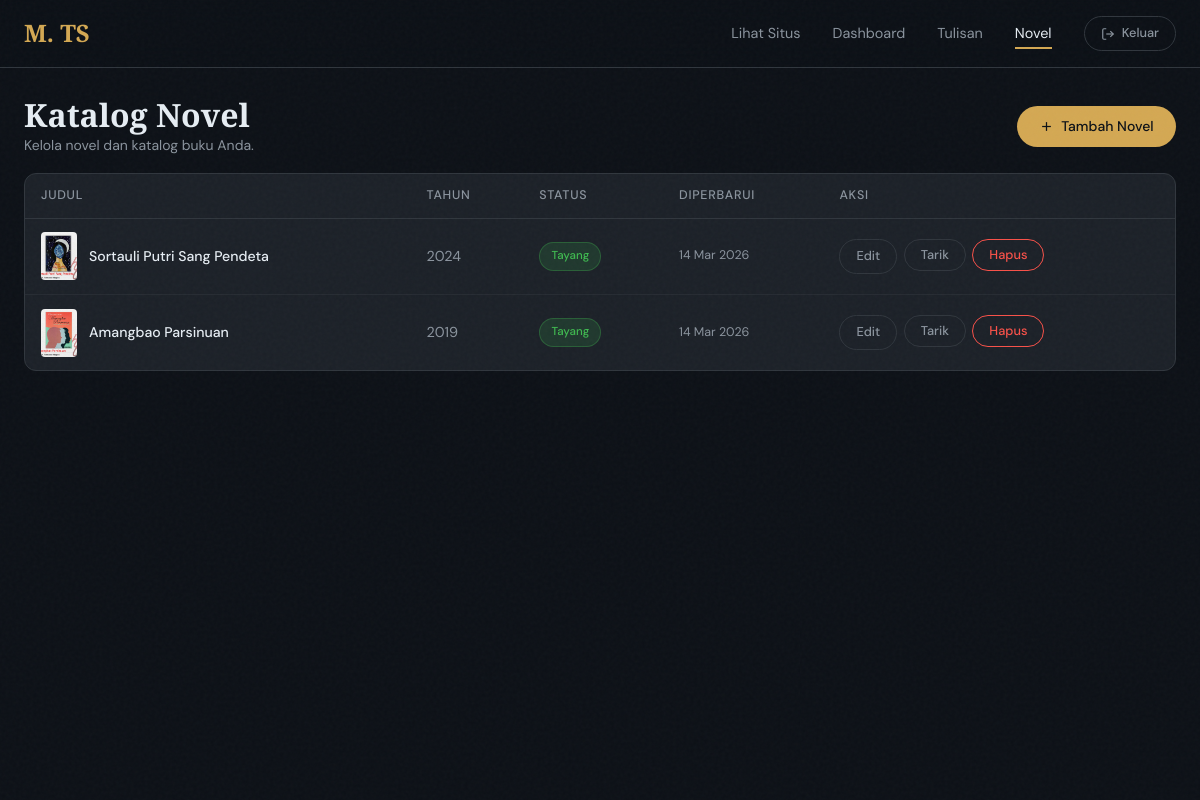
/author_novels.php (signed in), run on the app's committed database.
### tables this page shows
CREATE TABLE IF NOT EXISTS `novels` (
  `id`          INT AUTO_INCREMENT PRIMARY KEY,
  `title`       VARCHAR(255)  NOT NULL,
  `synopsis`    TEXT          NOT NULL,
  `cover_image` VARCHAR(500)  DEFAULT NULL,
  `buy_link`    VARCHAR(500)  DEFAULT NULL,
  `year`        YEAR          NOT NULL,
  `color`       VARCHAR(7)    DEFAULT '#6B4423',
  `genre`       VARCHAR(100)  DEFAULT 'novel',
  `status`      ENUM('draft','published') DEFAULT 'draft',
  `created_at`  DATETIME      DEFAULT CURRENT_TIMESTAMP,
  `updated_at`  DATETIME      DEFAULT CURRENT_TIMESTAMP ON UPDATE CURRENT_TIMESTAMP
);

### config.php (called while the page is built, shortened)
<?php
function e(string $str): string {
    return htmlspecialchars($str, ENT_QUOTES | ENT_HTML5, 'UTF-8');
}

### author_novels.php (the view, shortened to what this page needs)
<?php
require_once 'config.php';
$db     = getDB();
$action = $_GET['action'] ?? 'list';
$novels = [];
if ($action === 'list') {
    $novels = $db->query("SELECT * FROM novels ORDER BY year DESC, updated_at DESC")->fetchAll();
}
?>
<!DOCTYPE html>
<html lang="id">
<head>
  <link rel="stylesheet" href="theme.css">
</head>
<body>
<div class="noise-overlay"></div>
<nav class="site-nav">
  <div class="nav-inner">
    <a href="index.php" class="nav-brand">M. TS</a>
    <div class="nav-links">
      <a href="index.php" class="nav-link">Lihat Situs</a>
      <a href="author.php" class="nav-link">Dashboard</a>
      <a href="author_posts.php" class="nav-link">Tulisan</a>
      <a href="author_novels.php" class="nav-link active">Novel</a>
      <a href="logout.php" class="btn btn-ghost btn-sm">
        <svg width="14" height="14" viewBox="0 0 24 24" fill="none" stroke="currentColor" stroke-width="2"><path d="M9 21H5a2 2 0 0 1-2-2V5a2 2 0 0 1 2-2h4"/><polyline points="16 17 21 12 16 7"/><line x1="21" y1="12" x2="9" y2="12"/></svg>
        Keluar
      </a>
    </div>
  </div>
</nav>
<div class="page-wrapper">
  <?php if ($action === 'list'): ?>
  <div class="flex items-center justify-between mb-4 wrap gap-3">
    <div>
      <h1 style="font-size:2rem;font-weight:700;">Katalog Novel</h1>
      <p class="text-muted text-sm">Kelola novel dan katalog buku Anda.</p>
    </div>
    <a href="?action=new" class="btn btn-primary">
      <svg width="15" height="15" viewBox="0 0 24 24" fill="none" stroke="currentColor" stroke-width="2"><line x1="12" y1="5" x2="12" y2="19"/><line x1="5" y1="12" x2="19" y2="12"/></svg>
      Tambah Novel
    </a>
  </div>
  <div class="card" style="padding:0;">
    <?php if (empty($novels)): ?>
    <div style="padding:3rem;text-align:center;color:var(--muted);">Belum ada novel. <a href="?action=new">Tambah sekarang →</a></div>
    <?php else: ?>
    <table class="data-table">
      <thead>
        <tr>
          <th>Judul</th>
          <th>Tahun</th>
          <th>Status</th>
          <th>Diperbarui</th>
          <th>Aksi</th>
        </tr>
      </thead>
      <tbody>
      <?php foreach ($novels as $n): ?>
      <tr>
        <td>
          <div style="display:flex;align-items:center;gap:0.75rem;">
            <?php if ($n['cover_image']): ?>
            <img src="<?= e($n['cover_image']) ?>" alt="" style="width:36px;height:48px;object-fit:cover;border-radius:4px;flex-shrink:0;">
            <?php else: ?>
            <div style="width:36px;height:48px;background:<?= e($n['color']) ?>;border-radius:4px;flex-shrink:0;"></div>
            <?php endif; ?>
            <a href="?action=edit&id=<?= $n['id'] ?>" style="color:var(--fg);font-size:0.88rem;font-weight:500;"><?= e($n['title']) ?></a>
          </div>
        </td>
        <td class="text-muted"><?= e((string)$n['year']) ?></td>
        <td><span class="badge badge-<?= $n['status'] ?>"><?= e($n['status'] === 'published' ? 'Tayang' : 'Draf') ?></span></td>
        <td class="text-muted text-xs"><?= date('d M Y', strtotime($n['updated_at'])) ?></td>
        <td>
          <div style="display:flex;gap:0.4rem;flex-wrap:wrap;">
            <a href="?action=edit&id=<?= $n['id'] ?>" class="btn btn-ghost btn-sm">Edit</a>
            <form method="POST" style="display:inline;" onsubmit="return confirm('Yakin?')">
              <button class="btn btn-sm <?= $n['status'] === 'published' ? 'btn-ghost' : 'btn-success' ?>">
                <?= $n['status'] === 'published' ? 'Tarik' : 'Terbitkan' ?>
              </button>
            </form>
            <form method="POST" style="display:inline;" onsubmit="return confirm('Hapus novel ini permanen?')">
              <button class="btn btn-danger btn-sm">Hapus</button>
            </form>
          </div>
        </td>
      </tr>
      <?php endforeach; ?>
      </tbody>
    </table>
    <?php endif; ?>
  </div>
  <?php endif; ?>
</div>
</body>
</html>

### theme.css (style rules this page uses)
:root { --bg: #0d1117; --bg-secondary:#161b22; --fg: #e6edf3; --muted: #8b949e; --accent: #d4a853; --accent-dim: #a88a3d; --accent-glow: rgba(212,168,83,0.15); --card: #1c2128; --border: #30363d; --error: #f85149; --success: #3fb950; --warning: #d29922; --radius: 0.75rem; --radius-sm: 0.5rem; }
*, *::before, *::after { box-sizing: border-box; margin: 0; padding: 0; }
html { scroll-behavior: smooth; }
body { font-family: 'DM Sans', sans-serif; background-color: var(--bg); color: var(--fg); line-height: 1.6; min-height: 100vh; overflow-x: hidden; }
h1,h2,h3 { font-family: 'Cormorant Garamond', serif; line-height: 1.2; }
a { color: var(--accent); text-decoration: none; }
.noise-overlay { position: fixed; inset: 0; pointer-events: none; z-index: 1000; opacity: 0.03; }
.site-nav { position: fixed; top: 0; left: 0; width: 100%; z-index: 50; background: rgba(13,17,23,0.92); backdrop-filter: blur(12px); border-bottom: 1px solid var(--border); transition: all 0.3s ease; }
.site-nav .nav-inner { max-width: 1200px; margin: 0 auto; padding: 0.9rem 1.5rem; display: flex; align-items: center; justify-content: space-between; gap: 1rem; }
.nav-brand { font-family: 'Cormorant Garamond', serif; font-size: 1.5rem; font-weight: 700; color: var(--accent); }
.nav-links { display: flex; gap: 2rem; align-items: center; }
.nav-link { position: relative; color: var(--muted); font-size: 0.9rem; transition: color 0.25s; }
.nav-link::after { content: ''; position: absolute; bottom: -4px; left: 0; width: 0; height: 2px; background: var(--accent); transition: width 0.3s ease; }
.nav-link:hover, .nav-link.active { color: var(--fg); }
.nav-link:hover::after, .nav-link.active::after { width: 100%; }
.btn { display: inline-flex; align-items: center; gap: 0.45rem; padding: 0.6rem 1.4rem; border-radius: 9999px; font-family: 'DM Sans', sans-serif; font-size: 0.875rem; font-weight: 500; cursor: pointer; border: none; transition: all 0.25s ease; text-decoration: none; }
.btn-primary { background: var(--accent); color: var(--bg); }
.btn-ghost { background: transparent; color: var(--muted); border: 1px solid var(--border); }
.btn-danger { background: transparent; color: var(--error); border: 1px solid var(--error); }
.btn-sm { padding: 0.4rem 1rem; font-size: 0.8rem; }
.card { background: var(--card); border: 1px solid var(--border); border-radius: var(--radius); padding: 1.5rem; }
.badge { display: inline-flex; align-items: center; gap: 0.3rem; padding: 0.25rem 0.7rem; border-radius: 9999px; font-size: 0.72rem; font-weight: 500; text-transform: capitalize; }
.badge-published { background: rgba(63,185,80,0.15); color: var(--success); border: 1px solid rgba(63,185,80,0.3); }
.data-table { width: 100%; border-collapse: collapse; font-size: 0.9rem; }
.data-table th { text-align: left; padding: 0.75rem 1rem; color: var(--muted); font-weight: 500; font-size: 0.78rem; text-transform: uppercase; letter-spacing: 0.06em; border-bottom: 1px solid var(--border); }
.data-table td { padding: 0.85rem 1rem; border-bottom: 1px solid rgba(48,54,61,0.5); vertical-align: middle; }
.data-table tr:last-child td { border-bottom: none; }
.text-muted { color: var(--muted); }
.text-sm { font-size: 0.875rem; }
.text-xs { font-size: 0.78rem; }
.flex { display: flex; }
.items-center { align-items: center; }
.justify-between { justify-content: space-between; }
.gap-3 { gap: 0.75rem; }
.wrap { flex-wrap: wrap; }
.mb-4 { margin-bottom: 1rem; }
.page-wrapper { max-width: 1200px; margin: 0 auto; padding: 6rem 1.5rem 3rem; }

### data on the page
novels: cover_image (picture), title "Sortauli Putri Sang Pendeta", year "2024", status "Tayang", updated_at "14 Mar 2026", shows "Tarik"
novels: cover_image (picture), title "Amangbao Parsinuan", year "2019", status "Tayang", updated_at "14 Mar 2026", shows "Tarik"
